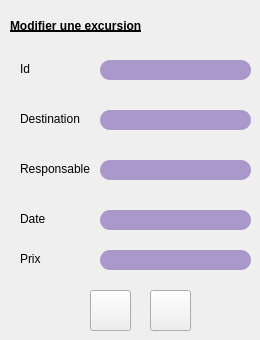
     <widget class="QWidget" name="page_9">
      <widget class="QLabel" name="label_11">
       <property name="geometry">
        <rect>
         <x>10</x>
         <y>10</y>
         <width>241</width>
         <height>31</height>
        </rect>
       </property>
       <property name="styleSheet">
        <string notr="true">font: 75 15pt &quot;Quicksand&quot;;
text-decoration: underline;
font-weight:bold;</string>
       </property>
       <property name="text">
        <string>Modifier une excursion</string>
       </property>
      </widget>
      <widget class="QPushButton" name="pushButton_9">
       <property name="geometry">
        <rect>
         <x>150</x>
         <y>290</y>
         <width>41</width>
         <height>41</height>
        </rect>
       </property>
       <property name="styleSheet">
        <string notr="true">border-image: url(:/new/prefix1/icon/annuler.png);</string>
       </property>
       <property name="text">
        <string/>
       </property>
      </widget>
      <widget class="QPushButton" name="pushButton_modif_exc">
       <property name="geometry">
        <rect>
         <x>90</x>
         <y>290</y>
         <width>41</width>
         <height>41</height>
        </rect>
       </property>
       <property name="styleSheet">
        <string notr="true">border-image: url(:/new/prefix1/icon/ok.png);</string>
       </property>
       <property name="text">
        <string/>
       </property>
      </widget>
      <widget class="QLabel" name="label_43">
       <property name="geometry">
        <rect>
         <x>20</x>
         <y>50</y>
         <width>51</width>
         <height>37</height>
        </rect>
       </property>
       <property name="text">
        <string>Id</string>
       </property>
      </widget>
      <widget class="QLabel" name="label_48">
       <property name="geometry">
        <rect>
         <x>20</x>
         <y>200</y>
         <width>71</width>
         <height>37</height>
        </rect>
       </property>
       <property name="text">
        <string>Date</string>
       </property>
      </widget>
      <widget class="QLabel" name="label_44">
       <property name="geometry">
        <rect>
         <x>20</x>
         <y>100</y>
         <width>71</width>
         <height>37</height>
        </rect>
       </property>
       <property name="text">
        <string>Destination</string>
       </property>
      </widget>
      <widget class="QLabel" name="label_49">
       <property name="geometry">
        <rect>
         <x>20</x>
         <y>240</y>
         <width>71</width>
         <height>37</height>
        </rect>
       </property>
       <property name="text">
        <string>Prix</string>
       </property>
      </widget>
      <widget class="QLabel" name="label_45">
       <property name="geometry">
        <rect>
         <x>20</x>
         <y>150</y>
         <width>81</width>
         <height>37</height>
        </rect>
       </property>
       <property name="text">
        <string>Responsable</string>
       </property>
      </widget>
      <widget class="QLineEdit" name="lineEdit_modif_id_exc">
       <property name="geometry">
        <rect>
         <x>100</x>
         <y>60</y>
         <width>151</width>
         <height>20</height>
        </rect>
       </property>
       <property name="styleSheet">
        <string notr="true">border-color: rgb(255, 255, 255);

border-radius: 10px;
background-color: rgb(171, 152, 203);</string>
       </property>
      </widget>
      <widget class="QLineEdit" name="lineEdit_modif_dest_exc">
       <property name="geometry">
        <rect>
         <x>100</x>
         <y>110</y>
         <width>151</width>
         <height>20</height>
        </rect>
       </property>
       <property name="styleSheet">
        <string notr="true">border-color: rgb(255, 255, 255);

border-radius: 10px;
background-color: rgb(171, 152, 203);</string>
       </property>
      </widget>
      <widget class="QLineEdit" name="lineEdit_modif_prix_exc">
       <property name="geometry">
        <rect>
         <x>100</x>
         <y>250</y>
         <width>151</width>
         <height>20</height>
        </rect>
       </property>
       <property name="styleSheet">
        <string notr="true">border-color: rgb(255, 255, 255);

border-radius: 10px;
background-color: rgb(171, 152, 203);</string>
       </property>
      </widget>
      <widget class="QLineEdit" name="lineEdit_modif_res_exc">
       <property name="geometry">
        <rect>
         <x>100</x>
         <y>160</y>
         <width>151</width>
         <height>20</height>
        </rect>
       </property>
       <property name="styleSheet">
        <string notr="true">border-color: rgb(255, 255, 255);

border-radius: 10px;
background-color: rgb(171, 152, 203);</string>
       </property>
      </widget>
      <widget class="QLineEdit" name="lineEdit_modif_date_exc">
       <property name="geometry">
        <rect>
         <x>100</x>
         <y>210</y>
         <width>151</width>
         <height>20</height>
        </rect>
       </property>
       <property name="styleSheet">
        <string notr="true">border-color: rgb(255, 255, 255);

border-radius: 10px;
background-color: rgb(171, 152, 203);</string>
       </property>
      </widget>
     </widget>
